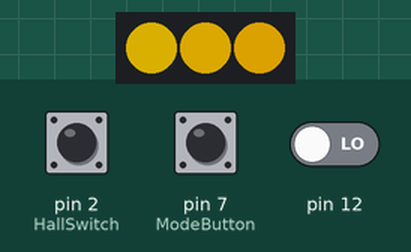
Bench run of a sketch on a simulated Arduino Nano, built with avr-gcc and run on an emulated ATmega328P. Parts: 3 RGB LEDs in strip order, left to right. The inputs (shaded band) are chosen by the test bench; at power-on: pin 7 (ModeButton) HIGH, pin 2 (HallSwitch) HIGH, pin 12 LOW. Dim RGB values are drawn brighter than linear; random numbers use the default seed unless the sketch sets one.

Above: at 1.26 s.
1.3 s: pin 7 (ModeButton) pulled LOW for 0.15 s
2.9 s: pin 2 (HallSwitch) pulled LOW for 0.15 s
At 4.1 s:
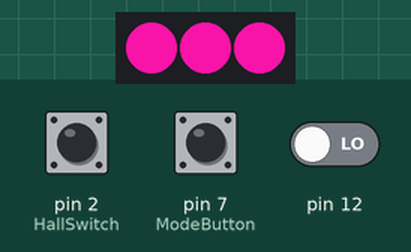
4.5 s: pin 7 (ModeButton) pulled LOW for 0.15 s
At 5.45 s:
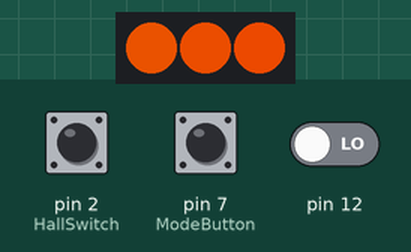
7.6 s: pin 7 (ModeButton) pulled LOW for 1 s
At 8.2 s:
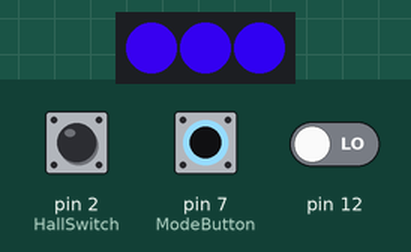
11.6 s: pin 7 (ModeButton) pulled LOW for 1 s
At 12.1 s:
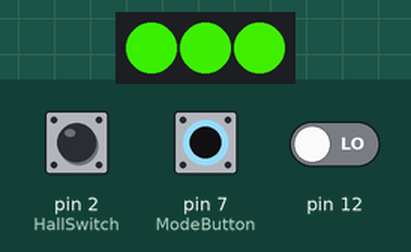
18.6 s: pin 7 (ModeButton) pulled LOW for 1 s
At 20.67 s:
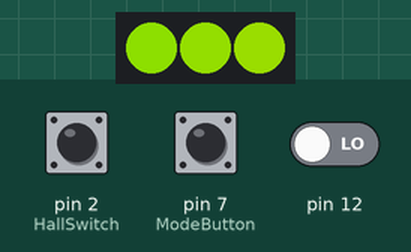
Timing chart, 0 to 37.2 s (numbered marks = the images above; inputs shaded):
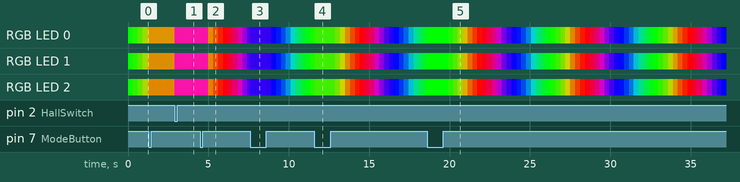

The sketch:

Spinner_Sketch_ArduinoMini.ino
```cpp
#include <USBDetectorLib.h>
#include <Adafruit_NeoPixel.h>

#define PIN 6 // Set the pin used by the LED array
#define MAX_LED_COUNT 3
#define MIN_LED_COUNT 3
int LED_COUNT; //Used to set the actual number of LEDs we'll use
uint32_t _pixelColors[MAX_LED_COUNT]; //Set the maximum number of LEDs that will be used (even if you won't use all of them all of the time)

//  Use pin 12 to detect a USB Power Connection (via 10k resistor) so we can
//  reduce the number of LEDs used at runtime to keep it from frying the Nano,
//  and to eliminate attempts to send serial data when there's no one listening
USBDetectorLib usbDetectorLib(12, 250000);

// Parameter 1 = max number of pixels in strip (MAX_LED_COUNT)
// Parameter 2 = pin number (PIN)
// Parameter 3 = pixel type flags, add together as needed:
//   NEO_RGB     Pixels are wired for RGB bitstream
//   NEO_GRB     Pixels are wired for GRB bitstream
//   NEO_KHZ400  400 KHz bitstream (e.g. FLORA pixels)
//   NEO_KHZ800  800 KHz bitstream (e.g. High Density LED strip)

Adafruit_NeoPixel strip = Adafruit_NeoPixel(MAX_LED_COUNT, PIN, NEO_GRB + NEO_KHZ800);

int ModeButton = 7; // The Mode-switching Button
int HallSwitch = 2; // Allow the Hall Switch to cut in when tripped
bool _usingUSBPower = false;
bool _isLow = false; // Used by main loop to know if a LOW is the first LOW or a continuation of a previous LOW
long _lastTime = 0; // The last time the switch went LOW
int _mode = 0; // Determines which "mode" the spinner is in
uint16_t _ColorPoint = 0;

void setup()
{
    // Find out if we have a USB connection
    _usingUSBPower = usbDetectorLib.ConnectAndValidateUSBPower();
    if(_usingUSBPower) { LED_COUNT = MIN_LED_COUNT; }
    else { LED_COUNT = MAX_LED_COUNT; }

    //Setup the Hall Switch
    pinMode(HallSwitch, INPUT_PULLUP);

    //Setup the Mode Button
    pinMode(ModeButton, INPUT_PULLUP);

    //Setup the strip
    strip.begin();
    //Start Blue
    _pixelColors[0] = strip.Color(25, 25, 255);
    strip.setPixelColor(0, _pixelColors[0]);
    strip.setPixelColor(1, _pixelColors[0]);
    strip.setPixelColor(2, _pixelColors[0]);

    strip.show(); // Initialize all pixels to 'off'
    usbDetectorLib.println("USB Power Detected.  Messages will be sent to COM port.  " + String(LED_COUNT) + " pixels will be used.");

    _lastTime = millis();
}

void SetColor(long LastRotationTime)
{
    // *** NEED TO DO! *** - This is currently assigning random colors - need to make it based on the rotation speed

    byte Red = random(255); // Holds the red level
    byte Green = random(255); // Holds the green level
    byte Blue = random(255); // Holds the blue level
    for(byte b = 0; b < LED_COUNT; b++)
    {
        _pixelColors[b] = strip.Color(Red, Green, Blue);
        strip.setPixelColor(b, _pixelColors[b]);
        usbDetectorLib.print("Pixel ");
        usbDetectorLib.print(b);
        usbDetectorLib.print("'s color: ");
        usbDetectorLib.println(_pixelColors[b]);
    }
    strip.show();
}

void loop()
{
    // See if the button has been clicked, and which mode we should be in
    if(digitalRead(ModeButton) == LOW)
    {
        // They're switching modes...
        usbDetectorLib.println("Button Pressed!");
        if(_mode == 0)
        {
            _mode = 1; // Switch to rotation-based colors
        }
        else
        {
            _mode = 0; // Switch to the rainbow cycle
        }
        // Now stop everything for 1/2 second so the button can reset
        delay(500);
    }

    // MODE = 0 - RAINBOW
    if(_mode == 0)
    {
        Rainbow();
        delay(25);
        _ColorPoint += 1;
        if(_ColorPoint == 256)
            _ColorPoint = 0;
    }

    // MODE = 1 - ROTATION-BASED COLORS
    if(_mode == 1)
    {
        // Get the current time
        long Now = millis();

        // Get the state of the Hall Switch
        bool HallState = digitalRead(HallSwitch);

        // Report the state to the Serial Monitor
        //usbDetectorLib.print("Hall State: ");
        //usbDetectorLib.println(HallState);

        // Determine which state we're in
        if(HallState == LOW)
        {
            //See if this is the first time we've detected a LOW
            if(_isLow == false)
            {
                // The sensor just went LOW - see how long it's been since the last time
                long RotationTime =  Now - _lastTime;

                // Set the state and _lastTime
                _isLow = true;
                _lastTime = Now;

                // Report the rotation time
                usbDetectorLib.print("Rotation Time (in milliseconds): " );
                usbDetectorLib.println(RotationTime);

                // Adjust the color accordingly
                // *** NEED TO DO! ***
                SetColor(RotationTime);
            }
            else
            {
                // The sensor was alread LOW last time - no need to do anything else
            }
        }
        else
        {
            // The sensor is HIGH - reset the state
            _isLow = false;
        }
    }
 }

// Makes the pixels rotate through all of the colors
void Rainbow()
{
    uint16_t i;
    for(i = 0; i < LED_COUNT; i++)
    {
      strip.setPixelColor(i, Wheel((i + _ColorPoint) & 255));
    }
    strip.show();
}

// Input a value 0 to 255 to get a color value.
// The colours are a transition r - g - b - back to r.
uint32_t Wheel(byte WheelPos)
{
  if(WheelPos < 85)
  {
   return strip.Color(WheelPos * 3, 255 - WheelPos * 3, 0);
  }
  else if(WheelPos < 170)
  {
   WheelPos -= 85;
   return strip.Color(255 - WheelPos * 3, 0, WheelPos * 3);
  }
  else
  {
   WheelPos -= 170;
   return strip.Color(0, WheelPos * 3, 255 - WheelPos * 3);
  }
}
```

Measured:
- after the input at 2.9 s, RGB LED 0: RGB(153, 102, 0) → RGB(232, 19, 158) at once; RGB LED 1: RGB(156, 99, 0) → RGB(232, 19, 158) at once; RGB LED 2: RGB(159, 96, 0) → RGB(232, 19, 158) at once
